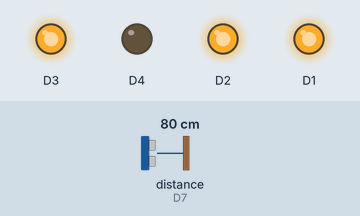
Recording of a sketch running on a simulated ESP8266 (NodeMCU). On the bench: output pins drawn as LEDs (lit = HIGH). Dashed ring = blinking. The inputs (shaded band) are chosen by the test bench; at power-on: distance to the obstacle (sensor on D7) 80 cm. The echo pulse lasts 58.3 µs per cm.

Above: at 1.2 s.
1.3 s: distance to the obstacle (sensor on D7) set to 34 cm
2.8 s: distance to the obstacle (sensor on D7) set to 29 cm
At 4.6 s:
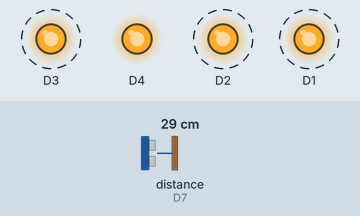
5.8 s: distance to the obstacle (sensor on D7) set to 35 cm
At 7.9 s:
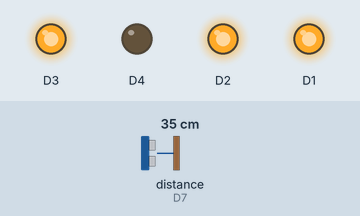
8.3 s: distance to the obstacle (sensor on D7) set to 2 cm
At 8.8 s:
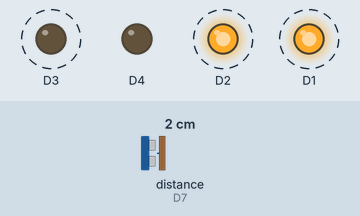
Timing chart, 0 to 12.3 s (numbered marks = the images above; inputs shaded):
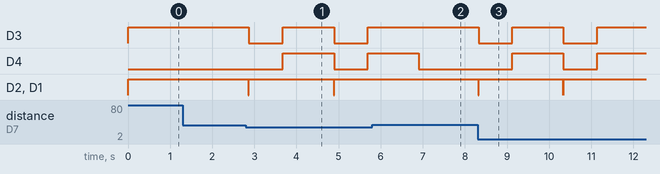

Measured:
- the behaviour switches between 31 and 30 cm on distance to the obstacle (sensor on D7) (found by bisection; images 0 and 1)
- after the input at 1.3 s, every drawn part: stays the same
- after the input at 2.8 s, D3: alternates HIGH for 1.2 s and LOW for 0.80 s, starting after 0.07 s; D4: LOW → HIGH after 0.87 s, → LOW 1.2 s later, → HIGH 0.80 s later; D2, D1: alternates HIGH for 2.0 s and LOW for 0.01 s, starting after 0.06 s
- after the input at 5.8 s, D3, D2, D1: stays HIGH (without the input it goes to LOW after 1.1 s); D4: goes on until 6.9 s, then stays LOW
- after the input at 8.3 s, D3: alternates HIGH for 1.2 s and LOW for 0.80 s, starting at once; D4: LOW → HIGH after 0.83 s, → LOW 1.2 s later, → HIGH 0.80 s later; D2, D1: alternates HIGH for 2.0 s and LOW for 0.01 s, starting at once

The sketch:

AUTOBOT02022017.ino
```cpp
//AUTOBOT
//un véhicule autonome basé sur NodeMCU + shield  avec sonar et 4 moteurs
//
//On définit l'angle de capture de distance
int DistLeft;
int DistMid;
int DistRight;

//on  insère la librairie newping
#include <NewPing.h>

//on définit les pins ECHO & TRIGGER du sonar
NewPing sonar(D6, D7, 100);

// on définit des action en attribuant des valeurs aux moteurs sur les PINS suivant
//moteur gauche D5 - sens de rotation sur D0 en HIGH ou LOW
//moteur gauche D4 - sens de rotation sur D2 en HIGH ou LOW
//PINS 4 & 5 en analogWrite de 0 à 1023
//PINS 0 & 2 en digitalWrite  à 0 ou 1
void stop(void)
{
  analogWrite(5, 0);
  analogWrite(4, 0);
}
void forward(void)
{
  analogWrite(5, 1023);
  analogWrite(4, 1023);
  digitalWrite(0, HIGH);
  digitalWrite(2, LOW);
}
void backward(void)
{
  analogWrite(5, 1023);
  analogWrite(4, 1023);
  digitalWrite(0, LOW);
  digitalWrite(2, HIGH);
}
void left(void)
{
  analogWrite(5, 1023);
  analogWrite(4, 1023);
  digitalWrite(0, LOW);
  digitalWrite(2, LOW);
}
void right(void)
{
  analogWrite(5, 1023);
  analogWrite(4, 1023);
  digitalWrite(0, HIGH);
  digitalWrite(2, HIGH);
}

//on définit les pins 0/2/4/5 pour les moteurs
void setup()
{
  pinMode(5, OUTPUT);
  pinMode(4, OUTPUT);
  pinMode(0, OUTPUT);
  pinMode(2, OUTPUT);
}

//on boucle sur les actions à faire
void loop()
{
  while (sonar.ping_cm() > 30) {
    forward();
    delay(200);
  }

  if (sonar.ping_cm() <= 30) {
    stop();
    delay(10);
    DistMid = sonar.ping_cm();
    left();
    delay(800);
    DistLeft = sonar.ping_cm();
  }

  if  (DistLeft > DistMid) {
    forward();
    delay(200);
  }
  else if (DistLeft <= DistMid) {
    right();
    delay(1200);
    DistRight = sonar.ping_cm();
    if (DistRight > DistMid) {
      forward();
      delay(200);
    }
  }
}
```
